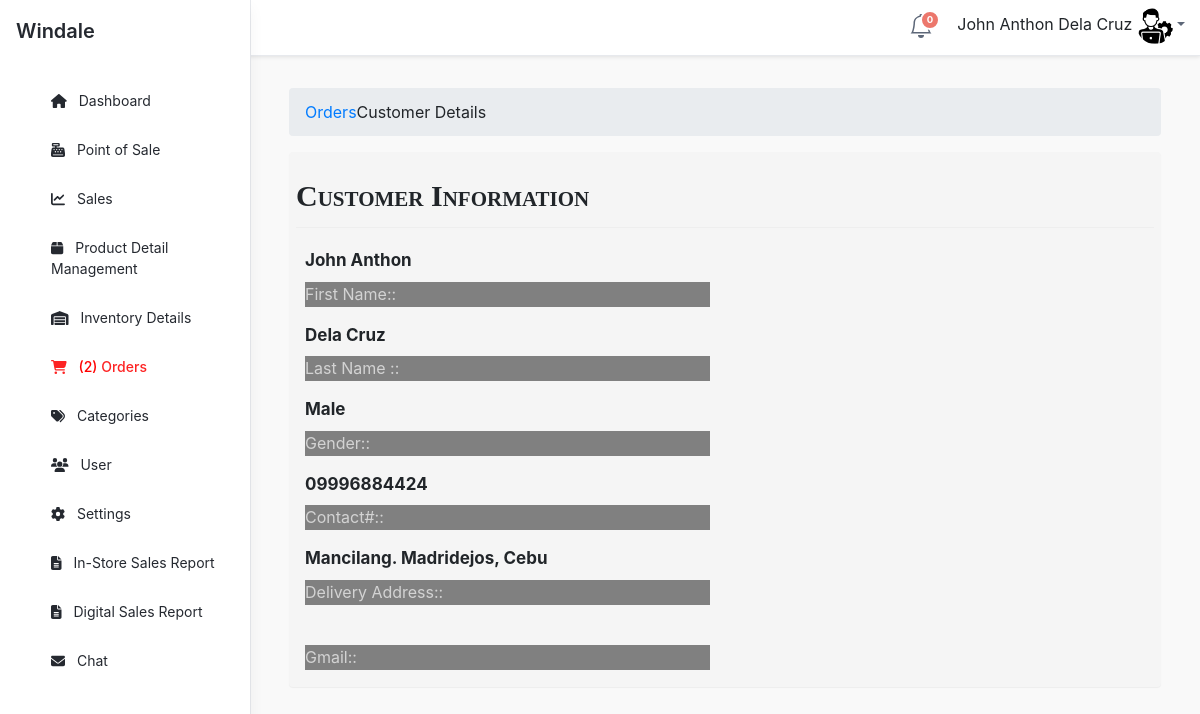
Screenshot of /admin/orders/index.php?view=customerdetails&customerid=109 (signed in) with the database file from the repository.
### tables this page shows
CREATE TABLE `tblcustomer` (
  `CUSTOMERID` int(11) NOT NULL,
  `FNAME` varchar(30) NOT NULL,
  `LNAME` varchar(30) NOT NULL,
  `MNAME` varchar(30) NOT NULL,
  `CUSHOMENUM` varchar(90) NOT NULL,
  `STREETADD` text NOT NULL,
  `BRGYADD` text NOT NULL,
  `CITYADD` text NOT NULL,
  `LMARK` varchar(50) NOT NULL,
  `PROVINCE` varchar(80) NOT NULL,
  `COUNTRY` varchar(30) NOT NULL,
  `DBIRTH` date NOT NULL,
  `GENDER` varchar(10) NOT NULL,
  `PHONE` varchar(20) NOT NULL,
  `EMAILADD` varchar(40) NOT NULL,
  `ZIPCODE` int(6) NOT NULL,
  `CUSUNAME` varchar(250) NOT NULL,
  `CUSPASS` varchar(90) NOT NULL,
  `CUSPHOTO` varchar(255) NOT NULL,
  `TERMS` tinyint(4) NOT NULL,
  `STATUS` varchar(250) NOT NULL,
  `DATEJOIN` timestamp NOT NULL DEFAULT current_timestamp(),
  `code` text NOT NULL
);

### admin/orders/index.php (called while the page is built, shortened)
<?php
require_once ("../theme/templates.php");
?>

### include/database.php (called while the page is built, shortened)
<?php
class Database {
	var $sql_string = '';
	private $conn;
	public function open_connection() {
		$this->conn = mysqli_connect(server,user,pass);
		if(!$this->conn){
			echo "Problem in database connection! Contact administrator!";
			exit();
		}else{
			$db_select = mysqli_select_db($this->conn,database_name);
		}
	}
	function setQuery($sql='') {
		$this->sql_string=$sql;
	}
	function executeQuery() {
		$result = mysqli_query($this->conn, $this->sql_string);
		return $this->confirm_query($result);
	}
	private function confirm_query($result) {
		return $result;
	}
	function loadSingleResult() {
		$cur = $this->executeQuery();
		while ($row = mysqli_fetch_object($cur)) {
		return $data = $row;
		}
	}
}
$mydb = new Database();
?>

### include/customers.php (called while the page is built, shortened)
<?php
require_once(LIB_PATH.DS.'database.php');
class Customer {
	protected static  $tblname = "tblcustomer";
	function single_customer($id=""){
			global $mydb;
			$mydb->setQuery("SELECT * FROM ".self::$tblname."
				Where CUSTOMERID= {$id} LIMIT 1");
			$cur = $mydb->loadSingleResult();
			return $cur;
	}
}
?>

### admin/orders/customerdetail.php (the view, shortened to what this page needs)
 <?php
  $customer = New customer;
  $res = $customer->single_customer($_GET['customerid']);
  ?>
<div class="col-md-12 Cus-info">
<div class="header">Customer Information</div>
  <div class="row">
    <div class="col-md-12">
        <div class="col-md-6">
            <label><?php echo $res->FNAME; ?></label>
             <p>First Name::</p>
        </div>
        <div class="col-md-6">
               <label><?php echo $res->LNAME; ?> </label>
              <p>Last Name ::</p>
        </div>
    </div>
    <div class="col-md-12">
        <div class="col-md-6">
          <label><?php echo $res->GENDER; ?></label>
            <p>Gender::</p>
        </div>
        <div class="col-md-6">
          <label><?php echo $res->PHONE; ?></label>
           <p>Contact#::</p>
        </div>
    </div>
     <div class="col-md-12">
        <div class="col-md-6">
           <label><?php echo $res->CITYADD; ?></label>
               <p>Delivery Address::</p>
        </div>
        <div class="col-md-6">
               <p>Gmail::</p>
        </div>
    </div>
  </div>
</div>

### admin/orders/customerdetail.php (style rules this page uses)
.Cus-info { max-width: 100%; margin-bottom: 20px; background-color: #f5f5f5; border: 1px solid transparent; border-radius: 4px; -webkit-box-shadow: 0 1px 1px rgba(0, 0, 0, 0.05); box-shadow: 0 1px 1px rgba(0, 0, 0, 0.05); }
.Cus-info .header { padding-bottom: 9px; margin: 20px 6px 20px; border-bottom: 1px solid #eeeeee; font-size: 30px; font-weight: bold; font-variant: small-caps; font-family: arial black; }
.Cus-info p { border-bottom: solid 1px gray; width:100%; font-style: bold 1px; color: lightgray ; background-color: gray; }
.Cus-info label { font-size: 17px; font-weight: bold; }
@media (min-width: 768px) { .Cus-info { position: inherit; padding: 0; margin: 0; vertical-align: center; } }

### rows the page displays
tblcustomer: FNAME "John Anthon", LNAME "Dela Cruz", GENDER "Male", PHONE "09996884424", CITYADD "Mancilang. Madridejos, Cebu"

### other values shown
$notificationCount "0"
$_SESSION['U_NAME'] "John Anthon Dela Cruz"
$res "2"
$title "Orders"
$header "Customer Details"
